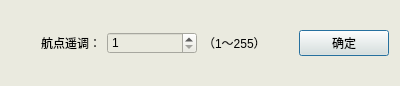
<?xml version="1.0" encoding="UTF-8"?>
<ui version="4.0">
 <class>QWaypointCmdDialog</class>
 <widget class="QDialog" name="QWaypointCmdDialog">
  <property name="geometry">
   <rect>
    <x>0</x>
    <y>0</y>
    <width>400</width>
    <height>86</height>
   </rect>
  </property>
  <property name="windowTitle">
   <string>Dialog</string>
  </property>
  <property name="styleSheet">
   <string notr="true">color: rgb(0, 0, 0);

background-color: rgb(234, 234, 223);</string>
  </property>
  <layout class="QVBoxLayout" name="verticalLayout">
   <item>
    <layout class="QHBoxLayout" name="horizontalLayout">
     <item>
      <widget class="QLabel" name="label">
       <property name="layoutDirection">
        <enum>Qt::LeftToRight</enum>
       </property>
       <property name="text">
        <string>航点遥调：</string>
       </property>
       <property name="alignment">
        <set>Qt::AlignRight|Qt::AlignTrailing|Qt::AlignVCenter</set>
       </property>
      </widget>
     </item>
     <item>
      <widget class="QSpinBox" name="spinBox">
       <property name="minimum">
        <number>1</number>
       </property>
       <property name="maximum">
        <number>255</number>
       </property>
      </widget>
     </item>
     <item>
      <widget class="QLabel" name="label_2">
       <property name="text">
        <string>（1～255）</string>
       </property>
      </widget>
     </item>
     <item>
      <widget class="QPushButton" name="sendButton">
       <property name="text">
        <string>确定</string>
       </property>
      </widget>
     </item>
    </layout>
   </item>
  </layout>
 </widget>
 <resources/>
 <connections/>
</ui>
